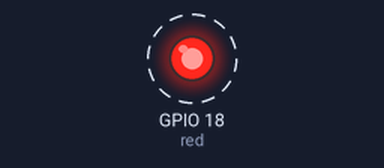
Bench run of a program on a simulated Raspberry Pi (BCM pin numbers). Parts: output pins drawn as LEDs (lit = HIGH). Dashed ring = blinking.

Above: at 0.5 s.
Timing chart, 0 to 4.6 s (numbered marks = the images above):
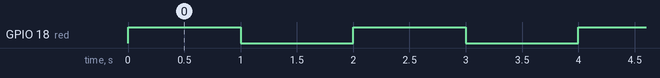

The program:

gzero.py
```python
# Example showing gpiozero library
# LED in GPIO Pin 18 will blink until script is canceled
# Nazmus Nasir
# https://www.EasyProgramming.net

from gpiozero import LED
from time import sleep

red = LED(18)

while True:
        red.on()
        sleep(1)
        red.off()
        sleep(1)
```

Measured:
- by itself, GPIO 18 (red): alternates HIGH for 1.0 s and LOW for 1.0 s
